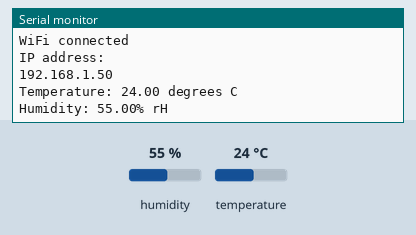
Recording of a sketch running on a simulated ESP32. Shown: the last lines printed to the serial monitor. The test bench sets the inputs (shaded band); at power-on: humidity 55 %, temperature 24 °C. WiFi joins after 1.5 s; servers stay silent unless stated.

Above: at 2.7 s.
2.8 s: humidity set to 22 %
At 3.5 s:
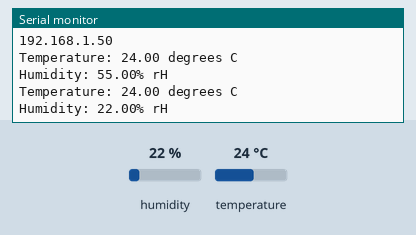
4.8 s: temperature set to 12 °C
At 6.6 s:
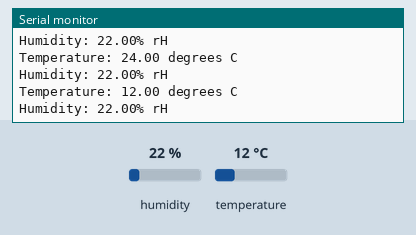
6.8 s: humidity set to 40 %
At 8.4 s:
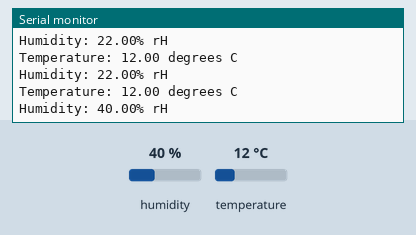
Timing chart, 0 to 9.9 s (numbered marks = the images above; inputs shaded):
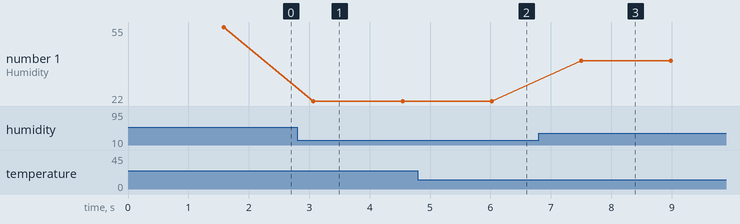

The sketch:

AHT20.ino
```cpp
#include <Wire.h>
#include <Adafruit_Sensor.h>
#include <Adafruit_AHTX0.h>
#include <WiFi.h>

const char* ssid     = "RobotoAP ";
const char* password = "1234567890";

#define I2C_SDA 17
#define I2C_SCL 16

TwoWire I2CAHT = TwoWire(0);
Adafruit_AHTX0 aht;

bool enableWifi = true;

unsigned long delayTime = 1000;

const char* host = "192.168.64.220";
const int httpPort = 8000;

const String url = "/api/sensorvalues/";


void setup() {
  bool status;

  Serial.begin(115200);
  I2CAHT.begin(I2C_SDA, I2C_SCL, 100000);
  status = aht.begin(&I2CAHT, 0);
  if (!status) {
    Serial.println("Could not find a valid AHT20 sensor, check wiring!");
    while (1);
  }

  Serial.println("-- ATH20 test --");

  Serial.println();

  if (enableWifi) {

    WiFi.begin(ssid, password);

    while (WiFi.status() != WL_CONNECTED) {
        delay(500);
        Serial.print(".");
    }

    Serial.println("");
    Serial.println("WiFi connected");
    Serial.println("IP address: ");
    Serial.println(WiFi.localIP());
  }

}

void sendValue(String sensor_type, float value) {

    // Use WiFiClient class to create TCP connections
    WiFiClient client;

    if (!client.connect(host, httpPort)) {
        Serial.println("connection failed");
        return;
    }

    String payload = "";
    payload += "{";
    payload += "\"sensor_type\": \"" + sensor_type + "\",";
    payload += "\"value\":" + String(value);
    payload += "}";

    String command = String("POST ") + url + " HTTP/1.1\r\n" +
                 "Host: " + host + "\r\n" +
                 "Content-Type: application/json\r\n" +
                 "Content-Length: " + payload.length() + "\r\n" +
                 "Connection: close\r\n" +
                 "\r\n" +
                 payload;

    // This will send the request to the server
    client.print(command);

}

void printValues() {
  sensors_event_t humidity, temp;
  aht.getEvent(&humidity, &temp);// populate temp and humidity objects with fresh data
  Serial.print("Temperature: "); Serial.print(temp.temperature); Serial.println(" degrees C");
  Serial.print("Humidity: "); Serial.print(humidity.relative_humidity); Serial.println("% rH");

  if (enableWifi) {
    sendValue("TMP", temp.temperature);
    sendValue("HUM", humidity.relative_humidity);
  }
}


void loop() {
  printValues();
  delay(delayTime);
}
```

Measured:
- after the input at 2.8 s, the serial monitor: prints a new line after 0.26 s (image 1)
- after the input at 4.8 s, the serial monitor: prints a new line after 1.2 s (image 2)
- after the input at 6.8 s, the serial monitor: prints a new line after 0.71 s (image 3)
- plotted number 1: 55 → 22 after the input at 2.8 s, 22 → 40 after the input at 6.8 s
